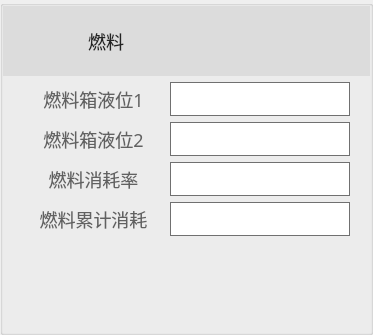
    <widget class="QGroupBox" name="OutputParameters_3">
     <property name="minimumSize">
      <size>
       <width>373</width>
       <height>335</height>
      </size>
     </property>
     <property name="maximumSize">
      <size>
       <width>373</width>
       <height>335</height>
      </size>
     </property>
     <property name="title">
      <string/>
     </property>
     <property name="alignment">
      <set>Qt::AlignCenter</set>
     </property>
     <layout class="QGridLayout" name="gridLayout_4">
      <property name="leftMargin">
       <number>0</number>
      </property>
      <property name="topMargin">
       <number>0</number>
      </property>
      <property name="rightMargin">
       <number>0</number>
      </property>
      <property name="bottomMargin">
       <number>0</number>
      </property>
      <item row="4" column="0" colspan="2">
       <layout class="QHBoxLayout" name="horizontalLayout_19">
        <property name="leftMargin">
         <number>20</number>
        </property>
        <property name="rightMargin">
         <number>20</number>
        </property>
        <item>
         <widget class="QLabel" name="label_23">
          <property name="styleSheet">
           <string notr="true">QLabel {
font-size:18px;
font-family:PingFang SC;
font-weight:300;
line-height:50px;
color:rgba(97,97,97,1);
}</string>
          </property>
          <property name="text">
           <string>燃料累计消耗</string>
          </property>
          <property name="alignment">
           <set>Qt::AlignCenter</set>
          </property>
         </widget>
        </item>
        <item>
         <widget class="QLineEdit" name="singlePowerProduced_3">
          <property name="minimumSize">
           <size>
            <width>180</width>
            <height>34</height>
           </size>
          </property>
          <property name="maximumSize">
           <size>
            <width>180</width>
            <height>34</height>
           </size>
          </property>
          <property name="styleSheet">
           <string notr="true">border:1px solid rgba(112,112,112,1);</string>
          </property>
         </widget>
        </item>
       </layout>
      </item>
      <item row="2" column="0" colspan="2">
       <layout class="QHBoxLayout" name="horizontalLayout_17">
        <property name="leftMargin">
         <number>20</number>
        </property>
        <property name="rightMargin">
         <number>20</number>
        </property>
        <item>
         <widget class="QLabel" name="label_21">
          <property name="styleSheet">
           <string notr="true">QLabel {
font-size:18px;
font-family:PingFang SC;
font-weight:300;
line-height:50px;
color:rgba(97,97,97,1);
}</string>
          </property>
          <property name="text">
           <string>燃料箱液位2</string>
          </property>
          <property name="alignment">
           <set>Qt::AlignCenter</set>
          </property>
         </widget>
        </item>
        <item>
         <widget class="QLineEdit" name="sysOutputCurrent_3">
          <property name="sizePolicy">
           <sizepolicy hsizetype="Expanding" vsizetype="Fixed">
            <horstretch>0</horstretch>
            <verstretch>0</verstretch>
           </sizepolicy>
          </property>
          <property name="minimumSize">
           <size>
            <width>180</width>
            <height>34</height>
           </size>
          </property>
          <property name="maximumSize">
           <size>
            <width>180</width>
            <height>34</height>
           </size>
          </property>
          <property name="styleSheet">
           <string notr="true">border:1px solid rgba(112,112,112,1);</string>
          </property>
         </widget>
        </item>
       </layout>
      </item>
      <item row="5" column="1">
       <spacer name="verticalSpacer_8">
        <property name="orientation">
         <enum>Qt::Vertical</enum>
        </property>
        <property name="sizeHint" stdset="0">
         <size>
          <width>20</width>
          <height>40</height>
         </size>
        </property>
       </spacer>
      </item>
      <item row="1" column="0" colspan="2">
       <layout class="QHBoxLayout" name="horizontalLayout_16">
        <property name="leftMargin">
         <number>20</number>
        </property>
        <property name="rightMargin">
         <number>20</number>
        </property>
        <item>
         <widget class="QLabel" name="label_20">
          <property name="styleSheet">
           <string notr="true">QLabel {
font-size:18px;
font-family:PingFang SC;
font-weight:300;
line-height:50px;
color:rgba(97,97,97,1);
}</string>
          </property>
          <property name="text">
           <string>燃料箱液位1</string>
          </property>
          <property name="alignment">
           <set>Qt::AlignCenter</set>
          </property>
         </widget>
        </item>
        <item>
         <widget class="QLineEdit" name="sysOutputVoltage_3">
          <property name="minimumSize">
           <size>
            <width>180</width>
            <height>34</height>
           </size>
          </property>
          <property name="maximumSize">
           <size>
            <width>180</width>
            <height>34</height>
           </size>
          </property>
          <property name="styleSheet">
           <string notr="true">border:1px solid rgba(112,112,112,1);</string>
          </property>
         </widget>
        </item>
       </layout>
      </item>
      <item row="3" column="0" colspan="2">
       <layout class="QHBoxLayout" name="horizontalLayout_18">
        <property name="leftMargin">
         <number>20</number>
        </property>
        <property name="rightMargin">
         <number>20</number>
        </property>
        <item>
         <widget class="QLabel" name="label_22">
          <property name="styleSheet">
           <string notr="true">QLabel {
font-size:18px;
font-family:PingFang SC;
font-weight:300;
line-height:50px;
color:rgba(97,97,97,1);
}</string>
          </property>
          <property name="text">
           <string>燃料消耗率</string>
          </property>
          <property name="alignment">
           <set>Qt::AlignCenter</set>
          </property>
         </widget>
        </item>
        <item>
         <widget class="QLineEdit" name="sysOutputPower_3">
          <property name="sizePolicy">
           <sizepolicy hsizetype="Expanding" vsizetype="Fixed">
            <horstretch>0</horstretch>
            <verstretch>0</verstretch>
           </sizepolicy>
          </property>
          <property name="minimumSize">
           <size>
            <width>180</width>
            <height>34</height>
           </size>
          </property>
          <property name="maximumSize">
           <size>
            <width>180</width>
            <height>34</height>
           </size>
          </property>
          <property name="styleSheet">
           <string notr="true">border:1px solid rgba(112,112,112,1);</string>
          </property>
         </widget>
        </item>
       </layout>
      </item>
      <item row="0" column="0" colspan="2">
       <widget class="QFrame" name="frame_2">
        <property name="styleSheet">
         <string notr="true">QFrame {
background:rgba(220,220,220,1);
}</string>
        </property>
        <layout class="QHBoxLayout" name="horizontalLayout_3">
         <item>
          <widget class="QLabel" name="label_25">
           <property name="minimumSize">
            <size>
             <width>112</width>
             <height>52</height>
            </size>
           </property>
           <property name="maximumSize">
            <size>
             <width>112</width>
             <height>52</height>
            </size>
           </property>
           <property name="styleSheet">
            <string notr="true">QLabel {
font-size:18px;
font-family:PingFang SC;
font-weight:400;
line-height:38px;
color:rgba(35,35,35,1);
}</string>
           </property>
           <property name="text">
            <string>燃料</string>
           </property>
           <property name="alignment">
            <set>Qt::AlignRight|Qt::AlignTrailing|Qt::AlignVCenter</set>
           </property>
          </widget>
         </item>
         <item>
          <spacer name="horizontalSpacer_3">
           <property name="orientation">
            <enum>Qt::Horizontal</enum>
           </property>
           <property name="sizeHint" stdset="0">
            <size>
             <width>40</width>
             <height>20</height>
            </size>
           </property>
          </spacer>
         </item>
        </layout>
       </widget>
      </item>
     </layout>
    </widget>
